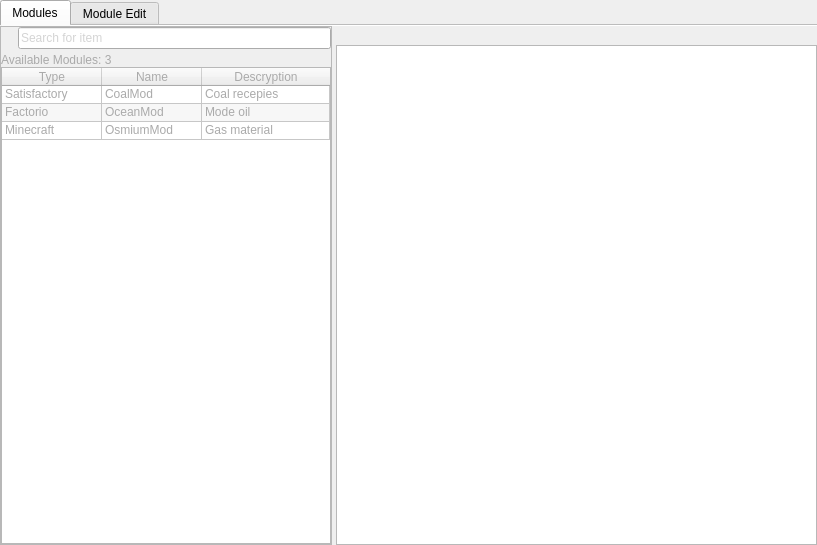
<?xml version="1.0" encoding="UTF-8"?>
<ui version="4.0">
 <class>itemEdit</class>
 <widget class="QDialog" name="itemEdit">
  <property name="geometry">
   <rect>
    <x>0</x>
    <y>0</y>
    <width>817</width>
    <height>545</height>
   </rect>
  </property>
  <property name="sizePolicy">
   <sizepolicy hsizetype="Preferred" vsizetype="Preferred">
    <horstretch>0</horstretch>
    <verstretch>0</verstretch>
   </sizepolicy>
  </property>
  <property name="minimumSize">
   <size>
    <width>200</width>
    <height>150</height>
   </size>
  </property>
  <property name="baseSize">
   <size>
    <width>0</width>
    <height>0</height>
   </size>
  </property>
  <property name="windowTitle">
   <string>Item Editor</string>
  </property>
  <property name="windowIcon">
   <iconset resource="src.qrc">
    <normaloff>:/source/modules/vanilla/icons/AssemblyDirectorSystem.png</normaloff>:/source/modules/vanilla/icons/AssemblyDirectorSystem.png</iconset>
  </property>
  <property name="styleSheet">
   <string notr="true"/>
  </property>
  <property name="locale">
   <locale language="English" country="UnitedStates"/>
  </property>
  <layout class="QHBoxLayout" name="horizontalLayout_5">
   <property name="spacing">
    <number>0</number>
   </property>
   <property name="leftMargin">
    <number>0</number>
   </property>
   <property name="topMargin">
    <number>0</number>
   </property>
   <property name="rightMargin">
    <number>0</number>
   </property>
   <property name="bottomMargin">
    <number>0</number>
   </property>
   <item>
    <widget class="QTabWidget" name="tabWidget">
     <property name="enabled">
      <bool>true</bool>
     </property>
     <property name="styleSheet">
      <string notr="true"/>
     </property>
     <property name="currentIndex">
      <number>0</number>
     </property>
     <property name="documentMode">
      <bool>true</bool>
     </property>
     <property name="tabsClosable">
      <bool>false</bool>
     </property>
     <property name="movable">
      <bool>false</bool>
     </property>
     <property name="tabBarAutoHide">
      <bool>false</bool>
     </property>
     <widget class="DockableWidget" name="tab">
      <property name="mouseTracking">
       <bool>false</bool>
      </property>
      <property name="styleSheet">
       <string notr="true">color: #AAA;</string>
      </property>
      <attribute name="icon">
       <iconset resource="src.qrc">
        <normaloff>:/source/modules/vanilla/icons/SpelevatorPart_5.png</normaloff>:/source/modules/vanilla/icons/SpelevatorPart_5.png</iconset>
      </attribute>
      <attribute name="title">
       <string>Modules</string>
      </attribute>
      <layout class="QHBoxLayout" name="horizontalLayout">
       <property name="spacing">
        <number>4</number>
       </property>
       <property name="leftMargin">
        <number>0</number>
       </property>
       <property name="topMargin">
        <number>0</number>
       </property>
       <property name="rightMargin">
        <number>0</number>
       </property>
       <property name="bottomMargin">
        <number>0</number>
       </property>
       <item>
        <widget class="QFrame" name="AvailableMods">
         <property name="sizePolicy">
          <sizepolicy hsizetype="Preferred" vsizetype="Preferred">
           <horstretch>0</horstretch>
           <verstretch>0</verstretch>
          </sizepolicy>
         </property>
         <property name="frameShape">
          <enum>QFrame::StyledPanel</enum>
         </property>
         <property name="frameShadow">
          <enum>QFrame::Raised</enum>
         </property>
         <layout class="QVBoxLayout" name="verticalLayout_4">
          <property name="spacing">
           <number>4</number>
          </property>
          <property name="leftMargin">
           <number>0</number>
          </property>
          <property name="topMargin">
           <number>0</number>
          </property>
          <property name="rightMargin">
           <number>0</number>
          </property>
          <property name="bottomMargin">
           <number>0</number>
          </property>
          <item>
           <layout class="QHBoxLayout" name="horizontalLayout_4">
            <property name="spacing">
             <number>1</number>
            </property>
            <item>
             <widget class="QLabel" name="label_5">
              <property name="maximumSize">
               <size>
                <width>16</width>
                <height>16</height>
               </size>
              </property>
              <property name="styleSheet">
               <string notr="true">background-color: rgba(255, 255, 255, 0);</string>
              </property>
              <property name="text">
               <string/>
              </property>
              <property name="pixmap">
               <pixmap resource="src.qrc">:/source/img/StockSearchIcon.png</pixmap>
              </property>
              <property name="scaledContents">
               <bool>true</bool>
              </property>
             </widget>
            </item>
            <item>
             <widget class="QLineEdit" name="lineEdit_3">
              <property name="sizePolicy">
               <sizepolicy hsizetype="Preferred" vsizetype="Fixed">
                <horstretch>0</horstretch>
                <verstretch>0</verstretch>
               </sizepolicy>
              </property>
              <property name="styleSheet">
               <string notr="true"/>
              </property>
              <property name="inputMask">
               <string/>
              </property>
              <property name="text">
               <string/>
              </property>
              <property name="dragEnabled">
               <bool>false</bool>
              </property>
              <property name="placeholderText">
               <string>Search for item</string>
              </property>
              <property name="clearButtonEnabled">
               <bool>false</bool>
              </property>
             </widget>
            </item>
           </layout>
          </item>
          <item>
           <layout class="QVBoxLayout" name="verticalLayout_5">
            <property name="spacing">
             <number>0</number>
            </property>
            <item>
             <widget class="QLabel" name="label">
              <property name="sizePolicy">
               <sizepolicy hsizetype="Preferred" vsizetype="Fixed">
                <horstretch>0</horstretch>
                <verstretch>0</verstretch>
               </sizepolicy>
              </property>
              <property name="text">
               <string>Available Modules: 3</string>
              </property>
             </widget>
            </item>
            <item>
             <widget class="QTableWidget" name="tableWidget">
              <property name="enabled">
               <bool>true</bool>
              </property>
              <property name="sizePolicy">
               <sizepolicy hsizetype="Preferred" vsizetype="Expanding">
                <horstretch>0</horstretch>
                <verstretch>0</verstretch>
               </sizepolicy>
              </property>
              <property name="tabletTracking">
               <bool>false</bool>
              </property>
              <property name="focusPolicy">
               <enum>Qt::NoFocus</enum>
              </property>
              <property name="styleSheet">
               <string notr="true"/>
              </property>
              <property name="sizeAdjustPolicy">
               <enum>QAbstractScrollArea::AdjustToContentsOnFirstShow</enum>
              </property>
              <property name="autoScroll">
               <bool>true</bool>
              </property>
              <property name="editTriggers">
               <set>QAbstractItemView::NoEditTriggers</set>
              </property>
              <property name="dragEnabled">
               <bool>false</bool>
              </property>
              <property name="alternatingRowColors">
               <bool>true</bool>
              </property>
              <property name="selectionMode">
               <enum>QAbstractItemView::SingleSelection</enum>
              </property>
              <property name="selectionBehavior">
               <enum>QAbstractItemView::SelectRows</enum>
              </property>
              <property name="textElideMode">
               <enum>Qt::ElideLeft</enum>
              </property>
              <property name="verticalScrollMode">
               <enum>QAbstractItemView::ScrollPerItem</enum>
              </property>
              <property name="horizontalScrollMode">
               <enum>QAbstractItemView::ScrollPerPixel</enum>
              </property>
              <property name="showGrid">
               <bool>true</bool>
              </property>
              <property name="sortingEnabled">
               <bool>true</bool>
              </property>
              <property name="wordWrap">
               <bool>true</bool>
              </property>
              <property name="cornerButtonEnabled">
               <bool>false</bool>
              </property>
              <attribute name="horizontalHeaderVisible">
               <bool>true</bool>
              </attribute>
              <attribute name="horizontalHeaderCascadingSectionResizes">
               <bool>false</bool>
              </attribute>
              <attribute name="horizontalHeaderHighlightSections">
               <bool>true</bool>
              </attribute>
              <attribute name="horizontalHeaderShowSortIndicator" stdset="0">
               <bool>true</bool>
              </attribute>
              <attribute name="horizontalHeaderStretchLastSection">
               <bool>true</bool>
              </attribute>
              <attribute name="verticalHeaderVisible">
               <bool>false</bool>
              </attribute>
              <attribute name="verticalHeaderCascadingSectionResizes">
               <bool>false</bool>
              </attribute>
              <attribute name="verticalHeaderMinimumSectionSize">
               <number>18</number>
              </attribute>
              <attribute name="verticalHeaderDefaultSectionSize">
               <number>18</number>
              </attribute>
              <attribute name="verticalHeaderHighlightSections">
               <bool>true</bool>
              </attribute>
              <attribute name="verticalHeaderShowSortIndicator" stdset="0">
               <bool>false</bool>
              </attribute>
              <attribute name="verticalHeaderStretchLastSection">
               <bool>false</bool>
              </attribute>
              <row>
               <property name="text">
                <string/>
               </property>
               <property name="textAlignment">
                <set>AlignLeading|AlignBottom</set>
               </property>
              </row>
              <row>
               <property name="text">
                <string/>
               </property>
               <property name="textAlignment">
                <set>AlignLeading|AlignBottom</set>
               </property>
              </row>
              <row>
               <property name="text">
                <string/>
               </property>
               <property name="textAlignment">
                <set>AlignLeading|AlignBottom</set>
               </property>
              </row>
              <column>
               <property name="text">
                <string>Type</string>
               </property>
              </column>
              <column>
               <property name="text">
                <string>Name</string>
               </property>
              </column>
              <column>
               <property name="text">
                <string>Descryption</string>
               </property>
              </column>
              <item row="0" column="0">
               <property name="text">
                <string>Satisfactory</string>
               </property>
              </item>
              <item row="0" column="1">
               <property name="text">
                <string>CoalMod</string>
               </property>
               <property name="checkState">
                <enum>Unchecked</enum>
               </property>
              </item>
              <item row="0" column="2">
               <property name="text">
                <string>Coal recepies</string>
               </property>
              </item>
              <item row="1" column="0">
               <property name="text">
                <string>Factorio</string>
               </property>
              </item>
              <item row="1" column="1">
               <property name="text">
                <string>OceanMod</string>
               </property>
               <property name="checkState">
                <enum>Unchecked</enum>
               </property>
              </item>
              <item row="1" column="2">
               <property name="text">
                <string>Mode oil</string>
               </property>
              </item>
              <item row="2" column="0">
               <property name="text">
                <string>Minecraft</string>
               </property>
              </item>
              <item row="2" column="1">
               <property name="text">
                <string>OsmiumMod</string>
               </property>
               <property name="checkState">
                <enum>Unchecked</enum>
               </property>
              </item>
              <item row="2" column="2">
               <property name="text">
                <string>Gas material</string>
               </property>
              </item>
             </widget>
            </item>
           </layout>
          </item>
         </layout>
        </widget>
       </item>
       <item>
        <widget class="QDockWidget" name="dockWidget_2">
         <property name="minimumSize">
          <size>
           <width>70</width>
           <height>89</height>
          </size>
         </property>
         <property name="features">
          <set>QDockWidget::NoDockWidgetFeatures</set>
         </property>
         <property name="allowedAreas">
          <set>Qt::RightDockWidgetArea</set>
         </property>
         <widget class="QWidget" name="dockWidgetContents_2">
          <layout class="QVBoxLayout" name="verticalLayout_2">
           <property name="spacing">
            <number>0</number>
           </property>
           <property name="leftMargin">
            <number>0</number>
           </property>
           <property name="topMargin">
            <number>0</number>
           </property>
           <property name="rightMargin">
            <number>0</number>
           </property>
           <property name="bottomMargin">
            <number>0</number>
           </property>
           <item>
            <widget class="QTextBrowser" name="ModDescription">
             <property name="sizePolicy">
              <sizepolicy hsizetype="Preferred" vsizetype="Preferred">
               <horstretch>0</horstretch>
               <verstretch>0</verstretch>
              </sizepolicy>
             </property>
             <property name="styleSheet">
              <string notr="true"/>
             </property>
             <property name="html">
              <string>&lt;!DOCTYPE HTML PUBLIC &quot;-//W3C//DTD HTML 4.0//EN&quot; &quot;http://www.w3.org/TR/REC-html40/strict.dtd&quot;&gt;
&lt;html&gt;&lt;head&gt;&lt;meta name=&quot;qrichtext&quot; content=&quot;1&quot; /&gt;&lt;meta charset=&quot;utf-8&quot; /&gt;&lt;style type=&quot;text/css&quot;&gt;
p, li { white-space: pre-wrap; }
hr { height: 1px; border-width: 0; }
li.unchecked::marker { content: &quot;\2610&quot;; }
li.checked::marker { content: &quot;\2612&quot;; }
&lt;/style&gt;&lt;/head&gt;&lt;body style=&quot; font-family:'Segoe UI'; font-size:9pt; font-weight:400; font-style:normal;&quot;&gt;
&lt;p style=&quot;-qt-paragraph-type:empty; margin-top:0px; margin-bottom:0px; margin-left:0px; margin-right:0px; -qt-block-indent:0; text-indent:0px;&quot;&gt;&lt;br /&gt;&lt;/p&gt;&lt;/body&gt;&lt;/html&gt;</string>
             </property>
            </widget>
           </item>
          </layout>
         </widget>
        </widget>
       </item>
      </layout>
     </widget>
     <widget class="DockableWidget" name="tab_2">
      <property name="enabled">
       <bool>false</bool>
      </property>
      <property name="styleSheet">
       <string notr="true">color: #AAA;</string>
      </property>
      <attribute name="icon">
       <iconset resource="src.qrc">
        <normaloff>:/source/modules/vanilla/icons/ConversionCube.png</normaloff>:/source/modules/vanilla/icons/ConversionCube.png</iconset>
      </attribute>
      <attribute name="title">
       <string>Module Edit</string>
      </attribute>
      <layout class="QHBoxLayout" name="horizontalLayout_3">
       <property name="spacing">
        <number>4</number>
       </property>
       <property name="leftMargin">
        <number>0</number>
       </property>
       <property name="topMargin">
        <number>0</number>
       </property>
       <property name="rightMargin">
        <number>0</number>
       </property>
       <property name="bottomMargin">
        <number>0</number>
       </property>
       <item>
        <widget class="QFrame" name="moduleEditFab">
         <property name="frameShape">
          <enum>QFrame::StyledPanel</enum>
         </property>
         <property name="frameShadow">
          <enum>QFrame::Raised</enum>
         </property>
         <layout class="QVBoxLayout" name="verticalLayout_3">
          <property name="spacing">
           <number>0</number>
          </property>
          <property name="leftMargin">
           <number>0</number>
          </property>
          <property name="topMargin">
           <number>0</number>
          </property>
          <property name="rightMargin">
           <number>0</number>
          </property>
          <property name="bottomMargin">
           <number>0</number>
          </property>
          <item>
           <layout class="QHBoxLayout" name="horizontalLayout_2">
            <property name="spacing">
             <number>1</number>
            </property>
            <property name="bottomMargin">
             <number>4</number>
            </property>
            <item>
             <widget class="QLabel" name="label_4">
              <property name="maximumSize">
               <size>
                <width>16</width>
                <height>16</height>
               </size>
              </property>
              <property name="styleSheet">
               <string notr="true">background-color: rgba(255, 255, 255, 0);</string>
              </property>
              <property name="text">
               <string/>
              </property>
              <property name="pixmap">
               <pixmap resource="src.qrc">:/source/img/StockSearchIcon.png</pixmap>
              </property>
              <property name="scaledContents">
               <bool>true</bool>
              </property>
             </widget>
            </item>
            <item>
             <widget class="QLineEdit" name="searchLine">
              <property name="styleSheet">
               <string notr="true"/>
              </property>
              <property name="inputMask">
               <string/>
              </property>
              <property name="text">
               <string/>
              </property>
              <property name="dragEnabled">
               <bool>false</bool>
              </property>
              <property name="placeholderText">
               <string>Search for item</string>
              </property>
              <property name="clearButtonEnabled">
               <bool>false</bool>
              </property>
             </widget>
            </item>
           </layout>
          </item>
          <item>
           <layout class="QHBoxLayout" name="horizontalLayout_7">
            <property name="spacing">
             <number>4</number>
            </property>
            <item>
             <widget class="QLabel" name="CreatedModsLabel">
              <property name="sizePolicy">
               <sizepolicy hsizetype="Maximum" vsizetype="Preferred">
                <horstretch>0</horstretch>
                <verstretch>0</verstretch>
               </sizepolicy>
              </property>
              <property name="text">
               <string>Created Modules:</string>
              </property>
             </widget>
            </item>
            <item>
             <widget class="QLabel" name="CreatedModsCount">
              <property name="text">
               <string>0</string>
              </property>
             </widget>
            </item>
           </layout>
          </item>
          <item>
           <widget class="QTableView" name="moduleEdit">
            <property name="focusPolicy">
             <enum>Qt::NoFocus</enum>
            </property>
            <property name="selectionMode">
             <enum>QAbstractItemView::SingleSelection</enum>
            </property>
            <property name="selectionBehavior">
             <enum>QAbstractItemView::SelectRows</enum>
            </property>
            <property name="verticalScrollMode">
             <enum>QAbstractItemView::ScrollPerPixel</enum>
            </property>
            <property name="sortingEnabled">
             <bool>true</bool>
            </property>
            <attribute name="horizontalHeaderShowSortIndicator" stdset="0">
             <bool>true</bool>
            </attribute>
            <attribute name="horizontalHeaderStretchLastSection">
             <bool>true</bool>
            </attribute>
            <attribute name="verticalHeaderVisible">
             <bool>false</bool>
            </attribute>
            <attribute name="verticalHeaderHighlightSections">
             <bool>false</bool>
            </attribute>
           </widget>
          </item>
          <item>
           <layout class="QHBoxLayout" name="horizontalLayout_6">
            <property name="spacing">
             <number>4</number>
            </property>
            <item>
             <widget class="QToolButton" name="toolButtonPlus">
              <property name="cursor">
               <cursorShape>PointingHandCursor</cursorShape>
              </property>
              <property name="text">
               <string/>
              </property>
              <property name="icon">
               <iconset resource="src.qrc">
                <normaloff>:/source/img/stylesheet-plus.png</normaloff>:/source/img/stylesheet-plus.png</iconset>
              </property>
             </widget>
            </item>
            <item>
             <widget class="QToolButton" name="toolButtonMinus">
              <property name="enabled">
               <bool>false</bool>
              </property>
              <property name="cursor">
               <cursorShape>PointingHandCursor</cursorShape>
              </property>
              <property name="text">
               <string/>
              </property>
              <property name="icon">
               <iconset resource="src.qrc">
                <normaloff>:/source/img/stylesheet-minus.png</normaloff>:/source/img/stylesheet-minus.png</iconset>
              </property>
             </widget>
            </item>
           </layout>
          </item>
         </layout>
        </widget>
       </item>
       <item>
        <widget class="QDockWidget" name="dockWidget">
         <property name="floating">
          <bool>false</bool>
         </property>
         <property name="features">
          <set>QDockWidget::NoDockWidgetFeatures</set>
         </property>
         <property name="allowedAreas">
          <set>Qt::RightDockWidgetArea</set>
         </property>
         <widget class="QWidget" name="dockWidgetContents">
          <layout class="QHBoxLayout" name="horizontalLayout_8">
           <property name="leftMargin">
            <number>0</number>
           </property>
           <property name="topMargin">
            <number>0</number>
           </property>
           <property name="rightMargin">
            <number>0</number>
           </property>
           <property name="bottomMargin">
            <number>0</number>
           </property>
           <item>
            <widget class="QColumnView" name="columnView"/>
           </item>
          </layout>
         </widget>
        </widget>
       </item>
      </layout>
     </widget>
    </widget>
   </item>
  </layout>
 </widget>
 <customwidgets>
  <customwidget>
   <class>DockableWidget</class>
   <extends>QWidget</extends>
   <header>itemedit.h</header>
   <container>1</container>
  </customwidget>
 </customwidgets>
 <resources>
  <include location="src.qrc"/>
 </resources>
 <connections/>
</ui>
